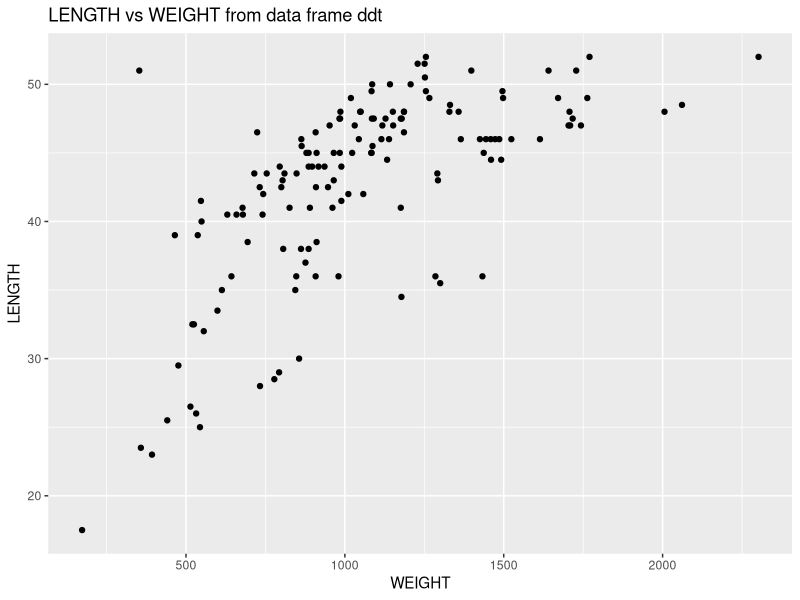
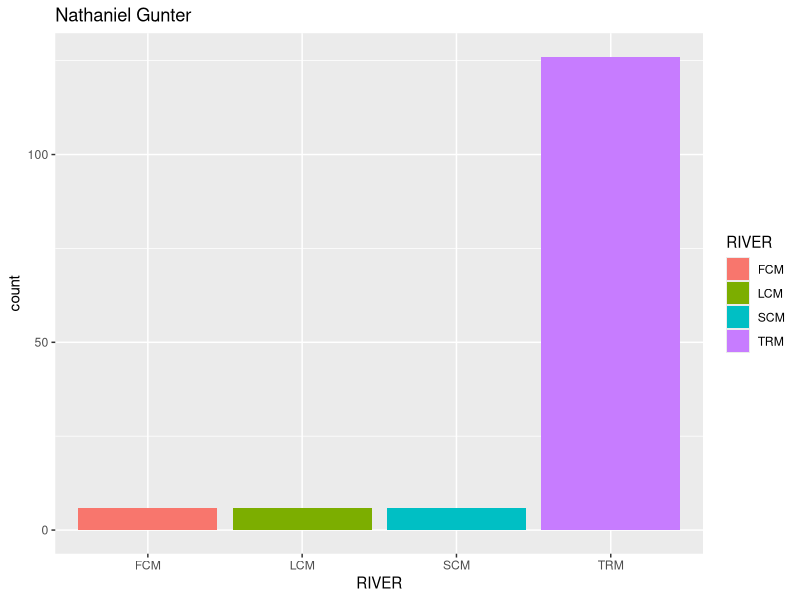
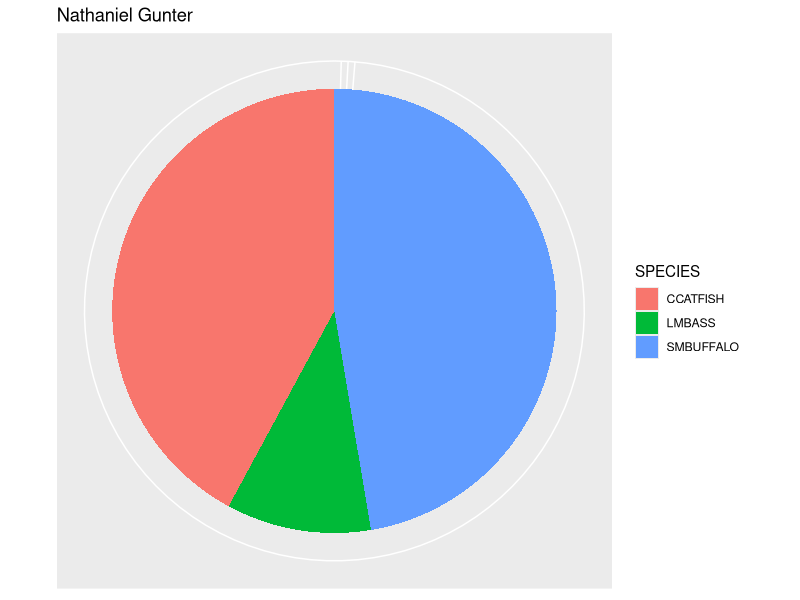
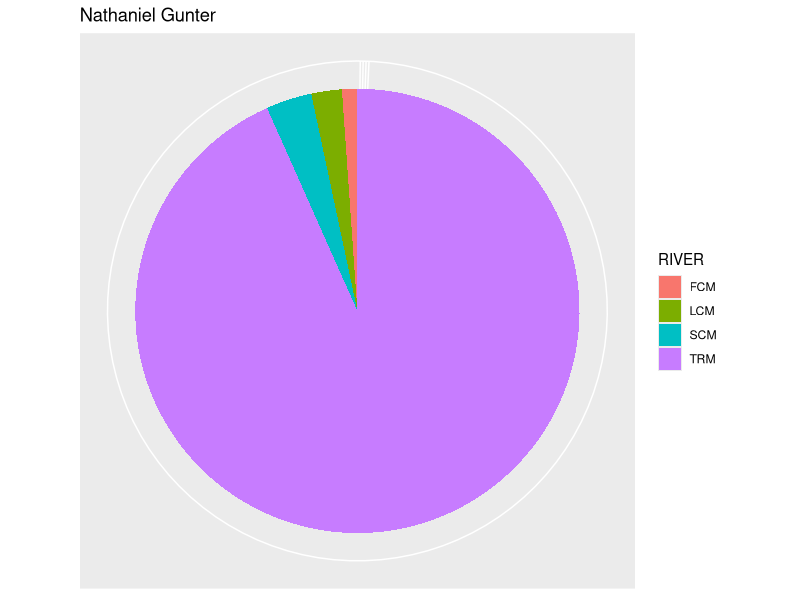
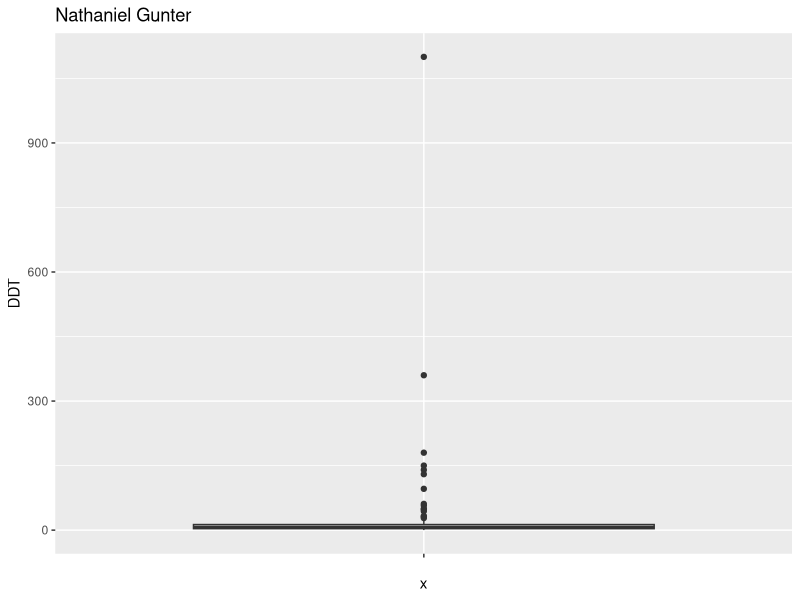
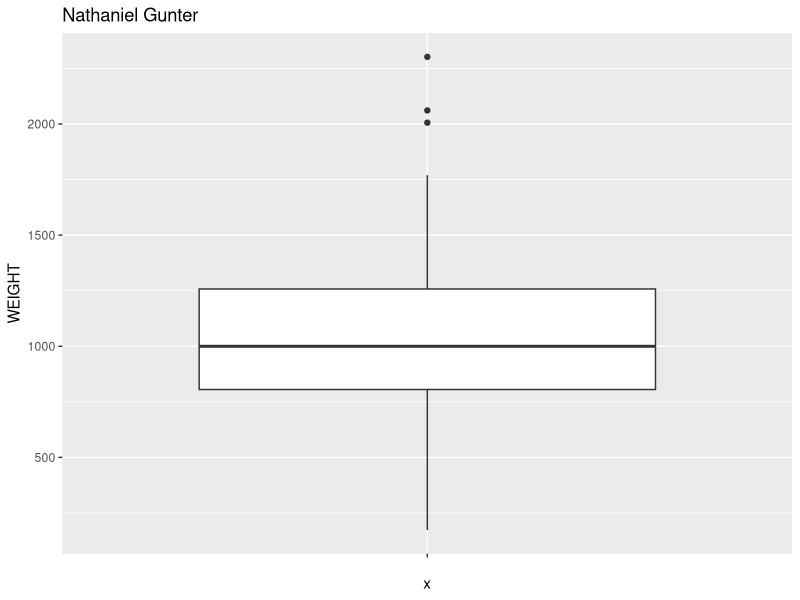
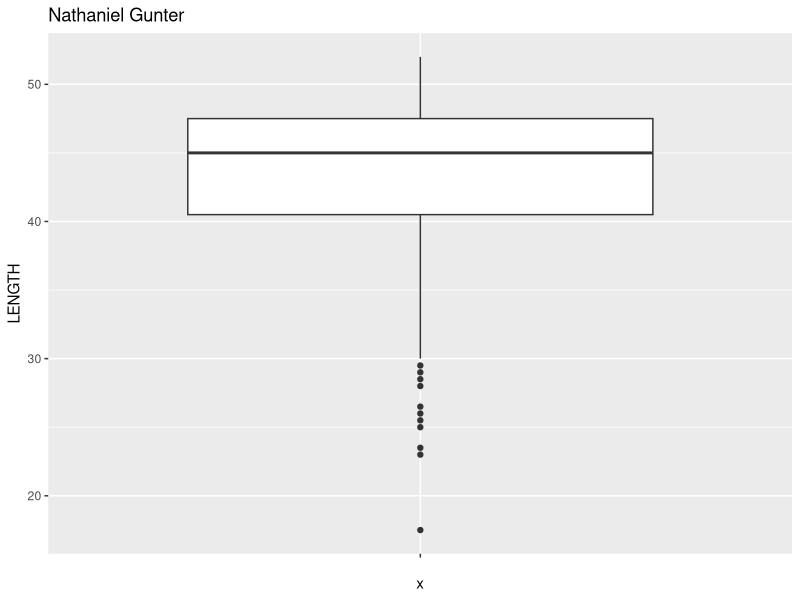
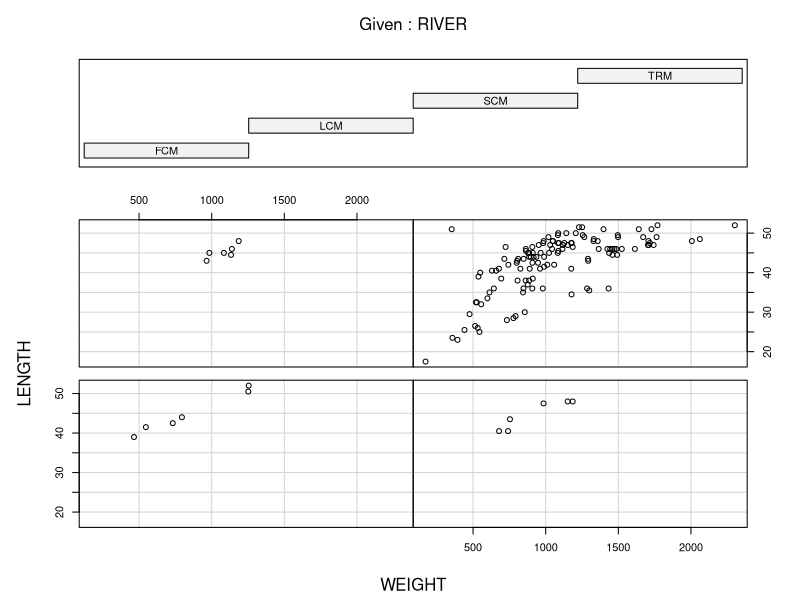

Generate these figures, in order, with R:
## ---- chunk 1
knitr::opts_chunk$set(echo = TRUE)
library(dplyr)
library(ggplot2)
## ---- chunk 2
getwd()
## ---- chunk 3
ddt = read.csv("DDT.csv")
## ---- chunk 4
head(ddt)
## ---- chunk 5
knitr::kable(summary(ddt))
## ---- chunk 6
lmbass800 = with(ddt, ddt[SPECIES == 'LMBASS' & WEIGHT > 800,])
head(lmbass800)
## ---- chunk 7
scmddt = with(ddt, ddt[RIVER=='SCM' & DDT>4.0,])
head(scmddt)
## ---- chunk 8
sd(ddt$WEIGHT,na.rm = FALSE)
## ---- chunk 9
ggplot(ddt, aes(x=WEIGHT, y=LENGTH))+geom_point()+ggtitle("LENGTH vs WEIGHT from data frame ddt")
## ---- chunk 10
table(ddt$RIVER)
## ---- chunk 11
ddt %>% ggplot(aes(x=RIVER, fill=RIVER))+geom_bar()+ggtitle("Nathaniel Gunter")
## ---- chunk 12
speciesPie<- ddt%>%ggplot(aes(x="",y=SPECIES, fill = SPECIES), )+theme(axis.text.y = element_blank())+geom_bar(width=1, stat="identity")+ggtitle("Nathaniel Gunter") + theme(axis.text = element_blank(), axis.ticks=element_blank(), axis.title.x = element_blank(), axis.title.y=element_blank(), axis.line=element_blank())+coord_polar("y",start=0)
speciesPie
## ---- chunk 13
riversPie <- ddt%>%ggplot(aes(x="",y=RIVER, fill=RIVER), )+geom_bar(width=1, stat="identity")+ggtitle("Nathaniel Gunter")+ theme(axis.text = element_blank(), axis.ticks=element_blank(), axis.title.x = element_blank(), axis.title.y=element_blank(),axis.line=element_blank())+coord_polar("y",start=0)
riversPie
## ---- chunk 14
ddtbox <- ddt%>%ggplot(aes(x = "",y=DDT),)+geom_boxplot()+ggtitle("Nathaniel Gunter")
ddtbox
## ---- chunk 15
weightbox <- ddt%>%ggplot(aes(x = "", y = WEIGHT),)+geom_boxplot()+ggtitle("Nathaniel Gunter")
weightbox
## ---- chunk 16
lenbox <- ddt%>%ggplot(aes(x="",y=LENGTH),)+geom_boxplot()+ggtitle("Nathaniel Gunter")
lenbox
## ---- chunk 17
coplot(LENGTH ~ WEIGHT | RIVER, data = ddt)
## ---- chunk 18
coplot(DDT ~ WEIGHT | SPECIES, data = ddt)
## ---- chunk 19
boxplots <- ddt%>%ggplot(aes(x=SPECIES, y=WEIGHT, fill=RIVER))+geom_boxplot()+ggtitle("Nathaniel Gunter")
boxplots
## ---- chunk 20
violinplots <-ddt%>%ggplot(aes(x=RIVER,y=LENGTH,fill=SPECIES))+geom_violin()+ggtitle("Nathaniel Gunter")
violinplots
## ---- chunk 21
scatterplots<-ddt%>%ggplot(aes(x=WEIGHT,y=LENGTH,colour=SPECIES))+geom_point()+ggtitle("Nathaniel Gunter")
scatterplots
